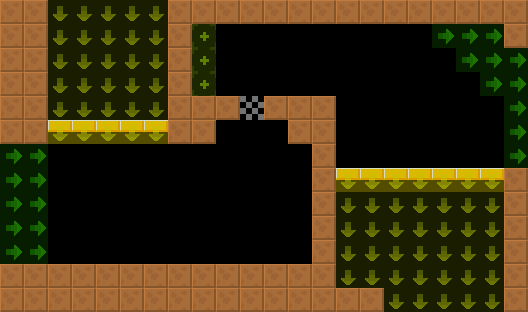

The image is a tile-based game level rendered from a .tmx file. Its description and source (layers, tilesets, objects; grid data summarised) follow:
An orthogonal 22x13 tile map with 24x24 px tiles, 2 tile layers (col, lnk), 2 tilesets and 1 object (VineLadderUp).

<map version="1.4" tiledversion="1.4.2" orientation="orthogonal" renderorder="right-down" width="22" height="13" tilewidth="24" tileheight="24" infinite="0" nextlayerid="4" nextobjectid="8">
 <tileset firstgid="6" source="../../lnk.tsx" />
 <tileset firstgid="1" source="../../col.tsx" />
 <layer id="1" name="col" width="22" height="13">
  <data>[286 cells, 95 non-empty, 3 distinct tile ids]</data>
 </layer>
 <layer id="2" name="lnk" width="22" height="13" opacity="0.5">
  <data>[286 cells, 94 non-empty, 3 distinct tile ids]</data>
 </layer>
 <objectgroup id="3" name="markers" opacity="0.5">
  <object id="1" name="VineLadderUp" type="VineLadderUp" x="240" y="240" width="24" height="24">
   <properties>
    <property name="yr" value="0" />
    <property name="xr" value="0" />
   </properties>
  </object>
 </objectgroup>
</map>